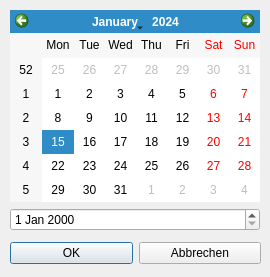
<?xml version="1.0" encoding="UTF-8"?>
<ui version="4.0">
 <class>Dialog_datum_input</class>
 <widget class="QDialog" name="Dialog_datum_input">
  <property name="geometry">
   <rect>
    <x>0</x>
    <y>0</y>
    <width>270</width>
    <height>277</height>
   </rect>
  </property>
  <property name="windowTitle">
   <string>Dialog</string>
  </property>
  <widget class="QWidget" name="">
   <property name="geometry">
    <rect>
     <x>10</x>
     <y>10</y>
     <width>250</width>
     <height>221</height>
    </rect>
   </property>
   <layout class="QVBoxLayout" name="verticalLayout">
    <item>
     <widget class="QCalendarWidget" name="calendarWidget"/>
    </item>
    <item>
     <widget class="QDateEdit" name="dateEdit"/>
    </item>
   </layout>
  </widget>
  <widget class="QWidget" name="">
   <property name="geometry">
    <rect>
     <x>10</x>
     <y>240</y>
     <width>251</width>
     <height>27</height>
    </rect>
   </property>
   <layout class="QHBoxLayout" name="horizontalLayout">
    <item>
     <widget class="QPushButton" name="pushButton_ok">
      <property name="text">
       <string>OK</string>
      </property>
     </widget>
    </item>
    <item>
     <widget class="QPushButton" name="pushButton_cancel">
      <property name="text">
       <string>Abbrechen</string>
      </property>
     </widget>
    </item>
   </layout>
  </widget>
 </widget>
 <resources/>
 <connections/>
</ui>
